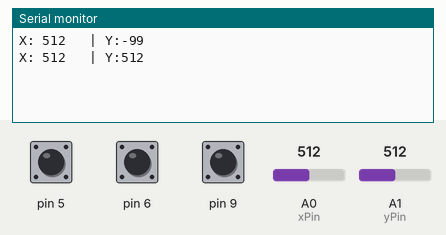
This sketch was run on a simulated Arduino Leonardo, built with avr-gcc and run on an emulated ATmega32U4. Parts: the last lines printed to the serial monitor. The inputs (shaded band) are chosen by the test bench; at power-on: A0 (xPin) = 512, A1 (yPin) = 512, pin 5 HIGH, pin 6 HIGH, pin 9 HIGH. USB keyboard and mouse output is not drawn.

Above: at 1.2 s.
1.3 s: A0 (xPin) set to 716
At 2.4 s:
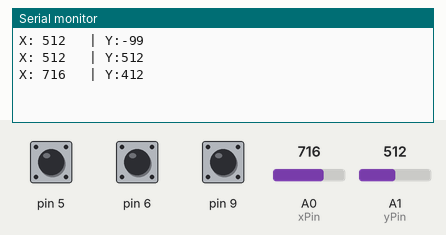
2.8 s: A1 (yPin) set to 716
At 3.6 s:
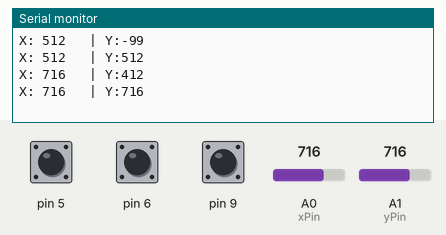
4.3 s: A0 (xPin) set to 810
At 4.7 s:
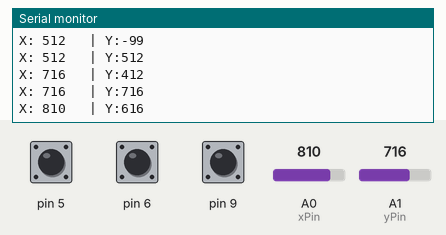
5.8 s: A1 (yPin) set to 810
At 7.0 s:
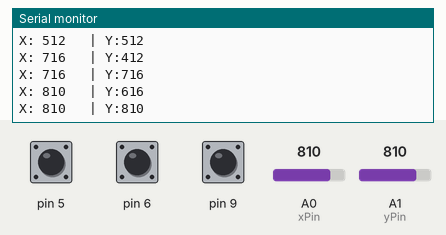
Timing chart, 0 to 8.3 s (numbered marks = the images above; inputs shaded):
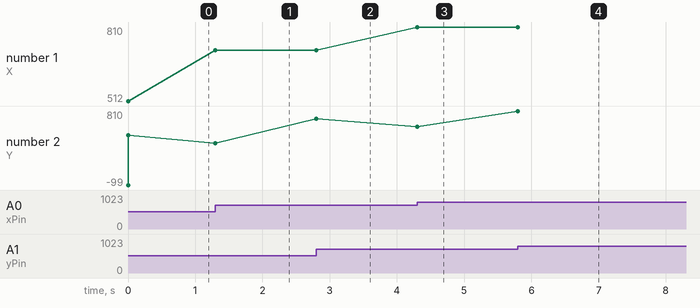

Measured:
- after the input at 1.3 s, the serial monitor: prints a new line at once (image 1)
- after the input at 2.8 s, the serial monitor: prints a new line at once (image 2)
- after the input at 4.3 s, the serial monitor: prints a new line at once (image 3)
- after the input at 5.8 s, the serial monitor: prints a new line at once (image 4)
- plotted number 1: 512 → 716 after the input at 1.3 s, 716 → 810 after the input at 4.3 s
- plotted number 2: 512 → 412 after the input at 1.3 s, 716 → 616 after the input at 4.3 s

The sketch:

joystick_arcade_shooter_ok.ino
```cpp
//Autor: Vitor Gabriel do Carmo Alves da Silva
//Descrição do Programa:

//Carrega a biblioteca do encoder e joystick
#include <Joystick.h>

int xPin = A0;
int yPin = A1;

Joystick_ Joystick(JOYSTICK_DEFAULT_REPORT_ID,JOYSTICK_TYPE_GAMEPAD,
  3, 0,                  // Quantidade de botões, Numero de Hat Switch
  true, true, false,     // Eixos X e Y no joystick, mas não o eixo Z
  false, false,  false,   // Sem Rx, Ry, ou Rz
  false, false,          // Sem rudder ou throttle
  false, false, false);  // Sem acelerador, freio, ou direção

  const unsigned long cycleDelta =50;
  unsigned long nextTime = 0;

//Variavel para a posição do encoder

//Eixo X
int newXPos = 1;
static int xPos = 1;
const int xLimit = 800;

int newYPos = 1;
static int yPos = 1;
const int yLimit = 800;

void setup()
{
  Serial.begin(9600);
  Joystick.begin();

  pinMode(5, INPUT_PULLUP);
  pinMode(6, INPUT_PULLUP);
  pinMode(9, INPUT_PULLUP);

  Joystick.setXAxisRange(0, xLimit);
  Joystick.setYAxisRange(0, yLimit);
}
void loop(){
   Joystick.setButton(0, !digitalRead(5));
   Joystick.setButton(1, !digitalRead(6));
   Joystick.setButton(2, !digitalRead(9));


if (millis() >= nextTime) {

  Joystick.sendState();

  nextTime = millis ()+ cycleDelta;

   }

{
  newXPos = analogRead(xPin);

  //Se a posicao foi alterada, mostrar o valor
  if (xPos != newXPos) {
    Serial.print("X: ");
    Serial.print(newXPos);
    Serial.print("   | Y:");
    Serial.print(newYPos - 100);
    Serial.println("");
    xPos = newXPos;
  }

  Joystick.setXAxis(xPos);

  newYPos = analogRead(yPin);

  //Se a posicao foi alterada, mostrar o valor
  if (yPos != newYPos) {
    Serial.print("X: ");
    Serial.print(newXPos);
    Serial.print("   | Y:");
    Serial.print(newYPos);
    Serial.println("");
    yPos = newYPos;
  }
  Joystick.setYAxis(yPos);
}
}
```
